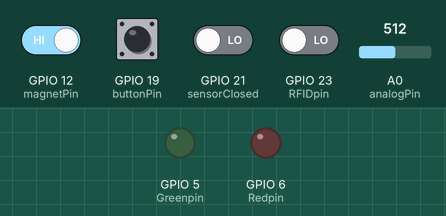
Simulated run of this sketch. Board: ESP8266 (NodeMCU). On the bench: output pins drawn as LEDs (lit = HIGH). The inputs (shaded band) are chosen by the test bench; at power-on: GPIO 12 (magnetPin) HIGH, GPIO 19 (buttonPin), GPIO 21 (sensorClosed), GPIO 23 (RFIDpin) LOW, A0 (analogPin) = 512.

Above: at 1.2 s.
1.3 s: GPIO 19 (buttonPin) pulled HIGH for 0.15 s
At 2.2 s:
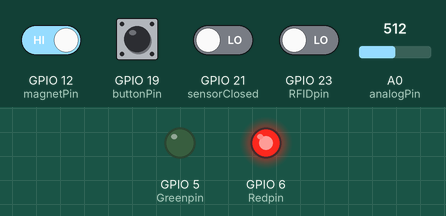
2.9 s: GPIO 19 (buttonPin) driven HIGH and GPIO 23 (RFIDpin) driven HIGH
At 3.3 s:
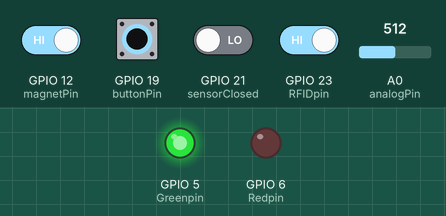
5.9 s: GPIO 23 (RFIDpin) driven LOW
At 7.1 s:
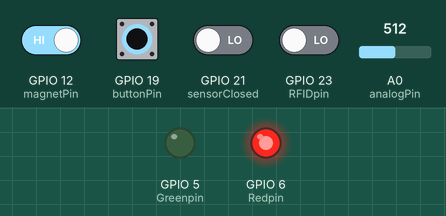
7.4 s: GPIO 23 (RFIDpin) driven HIGH
At 7.8 s:
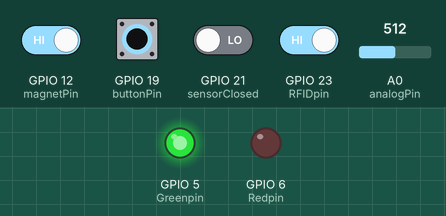
10.4 s: GPIO 12 (magnetPin) driven LOW
At 11.6 s:
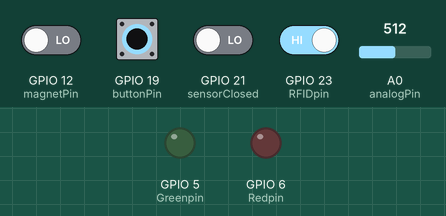
11.9 s: GPIO 12 (magnetPin) driven HIGH and GPIO 21 (sensorClosed) driven HIGH
At 12.3 s:
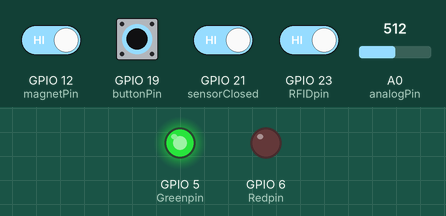
Timing chart, 0 to 14.9 s (numbered marks = the images above; inputs shaded):
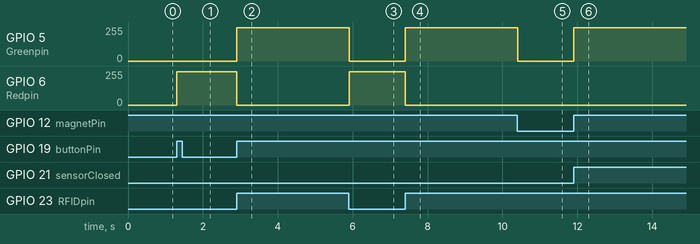

The sketch:

lock_design_12.ino
```cpp
//need to include the servo library
//#include <Servo.h>
#include <Arduino.h>
#include <ESP8266WiFi.h>


//These are the pins variables4
#define Redpin 6
#define analogPin A0
#define Greenpin 5
const int buttonPin = 19;
//const int servoPin  = 18;
const int magnetPin =12;
const int sensorClosed = 21;
const int RFIDpin = 23;


//These are the other variables
int startTime, buttonPosition, RFIDcheck, closedCheck,RFIDstartTime,open1,closed,voltageIn,magnetlockstate;
bool opencheck;

//This is the servo
//Servo myservo;


void setup()
{
  //Variables not pins
  closed = 1;
  open1 = 0;
  RFIDcheck = 0;
//  RFIDbadcheck = 0;
  buttonPosition =0;
  closedCheck = 0;
  //servoPosition = 0;
  magnetlockstate = 0;
  opencheck = false;


 // myservo.write(0);   // Represents a closed lock
 // myservo.attach(servoPin);


  pinMode(Redpin,OUTPUT);
  pinMode(Greenpin,OUTPUT);

  pinMode(buttonPin, INPUT);
  pinMode(RFIDpin, INPUT);


}

void loop()
{


//Here we need to check battery level, the only way to do this is to measure the analog c
///We need a voltage divider for this part. Max input to ADC is 1 V
   voltageIn = analogRead(analogPin)/1023;
   if(voltageIn<.8){
    //Battery is at 20% (2.66Volts)

   }
   else if(voltageIn<.87){
    //Batttery is at 50% capacity (2.9 Volts)

   }

  //servoPosition = myservo.read();
  magnetlockstate = digitalRead(magnetPin);
  if(digitalRead(buttonPin)==HIGH){
    buttonPosition =1;
    startTime = millis();

  }
  if(!(opencheck)&&(buttonPosition == 1)){
    if((millis()-startTime)<4000){

    //This is if someone wants to scan a card
    // If the Scan is good
      RFIDcheck = RFIDscan(RFIDpin,RFIDcheck,0,250,0,0);
    // If the Scan is bad
    if((RFIDcheck ==0)&&(magnetlockstate==open1)){
      buttonPosition = 0;
      opencheck = true;
  }
  }
  buttonPosition = 0;
  }
  if((digitalRead(sensorClosed)==HIGH)&&(opencheck)){
  if(buttonPosition ==1){ //This is if somone presses the lock button

      lockButton(buttonPosition);
      buttonPosition = 0;
      opencheck = false;
     // goToSleep();

      //This is where we need to set the arduinon to sleep again
      }
  else if((digitalRead(sensorClosed)==HIGH)&&(closedCheck==0)){ //This is if someone forgets to close
      if(magnetlockstate != closed){
        closedCheck=1;
        startTime = millis();
      }
        }

    if(closedCheck==1)
    {
      if((millis()-startTime) >= 1000)
      {
        setRGB(250,0);
         //myservo.write(closed);
         digitalWrite(magnetPin,HIGH);
         buttonPosition = 0;
        //This is where we need to set the arduino to sleep again
        closedCheck =0;
        opencheck = false;
        //goToSleep();

        }
      }

  }
}


/*
void goToSleep(){
ESP.deepSleep(0);

}
*/


void lockButton(int buttonPosition)
{

  //locks together
  if(buttonPosition == 1){
   setRGB(250,0);

   // myservo.write(closed);
    digitalWrite(magnetPin,HIGH);
  }
    if(magnetlockstate == closed){
      setRGB(100,0);
      buttonPosition =0;
    }


}


 //_______________________________________________\\
/////         RFID SCAN FUNCTION     \\\\
//This encompases the RFID scan to be general for both scans which means less code

int RFIDscan(int RFIDpin,int RFIDcheck, int red,int green, int red2, int magnetpos){


  if((getScanResults(RFIDpin))&&(RFIDcheck==0)){
      RFIDcheck=1;
      RFIDstartTime = millis();
  }else if(!(getScanResults(RFIDpin))&&(RFIDcheck==0)){
     red = 250;
     green = 0;
     red2 = 250;
     magnetpos = closed;
     RFIDcheck=1;
  }

  if(RFIDcheck==1){
      setRGB(red,green);

    //myservo.write(servopos);
     digitalWrite(magnetPin,magnetpos);
        if((millis()-RFIDstartTime)>=500)
        {
          setRGB(red2,0);
          RFIDcheck = 0;
        }
  }
  return RFIDcheck;
}
/////////////////////////////////\\\\\\\\\\\\\\\\\\\\\\\\\\\\


 //_______________________________________________\\
////   This sets the rgb to its distinct colours \\\\

// Red - Bad Scan / Locked
// Green - Good Scan
// Blue - not used
void setRGB(int red,int green)
{
      analogWrite(Redpin,red);
    analogWrite(Greenpin,green);

}

////////////////////////\\\\\\\\\\\\\\\\\\\\\\\\\\


 //_______________________________________________\\
///     This checks the state of a given button \\\\\\

// In Final Product it will be replaced with checking
// whether a user is recognized in the system.

/////The digitalRead is to be replaced with the RDID Scan code

bool getScanResults(int RFID){
  if(digitalRead(RFID)==HIGH){///Here is where we check wether the user is recognized
  return true;                /// If the user is recognized
  }
  else if(digitalRead(RFID)==LOW){
    return false;             /// If the user is not recognized

  }
}
```

Measured:
- after the input at 1.3 s, GPIO 6 (Redpin): 0/255 → 250/255 at once
- after the input at 2.9 s, GPIO 5 (Greenpin): 0/255 → 250/255 at once; GPIO 6 (Redpin): 250/255 → 0/255 at once
- after the input at 5.9 s, GPIO 5 (Greenpin): 250/255 → 0/255 at once; GPIO 6 (Redpin): 0/255 → 250/255 at once
- after the input at 7.4 s, GPIO 5 (Greenpin): 0/255 → 250/255 at once; GPIO 6 (Redpin): 250/255 → 0/255 at once
- after the input at 10.4 s, GPIO 5 (Greenpin): 250/255 → 0/255 at once
- after the input at 11.9 s, GPIO 5 (Greenpin): 0/255 → 250/255 at once
